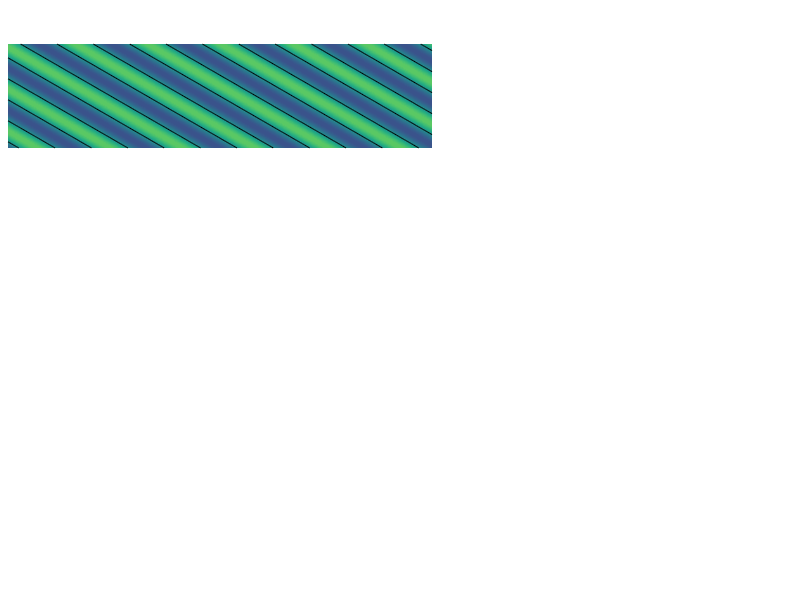

MATLAB code to generate this figure: (Note: this script raises an error after producing the figure.)
clear
close all

c = 343.1;
w = 2*pi*1e3;
k = w/c;

L = 2;
dx = 0.01;
x = (-L:dx:L)';
y = (-1:dx:L-0.5)';

xs = [0,-0.75];
[X,Y] = meshgrid(x,y);

kx = 0.5*k;

nkx = (x-xs(1))./sqrt( ( x-xs(1) ).^2 + xs(2).^2 );
nky = -xs(2)./sqrt( (x-xs(1)).^2 + xs(2).^2 );
[~,ind] = min( (nkx-kx/k).^2 );

x0 = [x(ind) 0];
phi0 = -1i*(k*norm( x0-xs ) + pi/2);

r = sqrt((X-xs(1)).^2+(Y-xs(2)).^2);
Pps = 1/(4*pi)*exp(-1i*k*r-phi0)./r;

phi0pw = 1i*(kx*x0(1) + pi/2);
Ppw = exp(1i*(kx*X+sqrt(k^2-kx^2)*Y)-phi0pw);

Nx = 5e3;
kx0 = 2*pi*(-Nx/2:Nx/2-1)'/(Nx*dx);
Pps_spec = -1i/4*besselh(0,2,-1i*sqrt(kx0.^2-k^2)*abs(xs(2)));

fig = figure('Units','points','Position',[200,200,800,430]);
ftsize = 15;

pos = [0.01 0.34 .53  1 ;
       0.01 -0.165 .53 1 ;
       0.66 0.6  .325 .35;
       0.66 0.1  .325 .35 ];

p1 = axes('Units','normalized','Position',pos(1,:));

ind2 = find((-0.25<y).*(y<0.75));
y1 = y(ind2);
p1_ = pcolor( x,y1, real(Ppw(ind2,:)) );
set(p1_, 'EdgeColor', 'white');

shading interp
axis equal tight
caxis([-1,1]*2e0)
hold on
contour( x, y1, real(Ppw(ind2,:)),1, '-k');
set(gca,'box','off')
color = get(fig,'Color');
set(gca,'XColor',color,'YColor',color,'TickDir','out')
ol = 15*dx;
headWidth = 5*1.5;
headLength = 5*1.5;
ah = annotation('arrow',...
    'headStyle','cback2','HeadLength',headLength,'HeadWidth',headWidth);
set(ah,'parent',gca);
set(ah,'position',[x(1)-ol, 0, x(end)-x(1)+ol*2, 0]);    

ah2 = annotation('arrow',...
    'headStyle','cback2','HeadLength',headLength,'HeadWidth',headWidth);
set(ah2,'parent',gca);
set(ah2,'position',[-1.5, y1(1)-ol, 0, y1(end)-y1(1)+ol*2]);  

xlim([x(1)-ol,x(end)+ol]);
ylim([y1(1)-ol,y1(end)+ol]);


q = 15;

headWidth = 7.5;
headLength = 7.5;
LineLength = 0.7;
for i = rem(ind,q):q:length(x)
        ah = annotation('arrow',...
            'headStyle','cback2','HeadLength',headLength,'HeadWidth',headWidth);
        set(ah,'parent',gca);
        set(ah,'position',[x(i) 0 LineLength*nkx(ind) LineLength*nky(ind)]);
        if ( i == ind )
            set(ah,'color','white');
        end
end

plot(x0(1),x0(2),'.k','MarkerSize',20);

%%
p2 = axes('Units','normalized','Position',pos(2,:));

p2_ = pcolor( x,y, real(Pps) );
set(p2_, 'EdgeColor', 'white');

shading interp
axis equal tight
caxis([-1,1]*1e-1)
hold on
pcolor_ax =(gca);
cRange = caxis;
[C,~]= contour( x, y, real(Pps), [ 0 0 ], '-k');

r_t = sqrt( (X-x0(1)).^2 + (Y-x0(2)).^2 );
Ppw( r_t> 1 ) = nan;
[C2,~]= contour( x, y, real(Ppw), 1,'--k');

ol = 15*dx;
ah = annotation('arrow',...
    'headStyle','cback2','HeadLength',headLength,'HeadWidth',headWidth);
set(ah,'parent',gca);
set(ah,'position',[x(1)-ol, 0, x(end)-x(1)+ol*2, 0]);    

ah2 = annotation('arrow',...
    'headStyle','cback2','HeadLength',headLength,'HeadWidth',headWidth);
set(ah2,'parent',gca);
set(ah2,'position',[-1.5, y(1)-ol, 0, y(end)-y(1)+ol*2]);  

xlim([x(1)-ol,x(end)+ol]);
ylim([y(1)-ol,y(end)+ol]);


q = 15;
%headLength = 5;
%LineLength = 0.7;
for i = rem(ind,q):q:length(x)
        ah = annotation('arrow',...
            'headStyle','cback2','HeadLength',headLength,'HeadWidth',headWidth);
        set(ah,'parent',gca);
        set(ah,'position',[x(i) 0 LineLength*nkx(i) LineLength*nky(i)]);
        if ( i == ind )
            set(ah,'color','white');
        end
end
line([x(1),x(end)],[0,0],'Color','black','LineStyle','-','LineWidth',2)

plot(xs(1),xs(2),'.k','MarkerSize',20)
plot(x0(1),x0(2),'.k','MarkerSize',20)


set(gca,'box','off')
color = get(fig,'Color');

set(gca,'XColor',color,'YColor',color,'TickDir','out');

p3 = axes('Units','normalized','Position',pos(3,:));

p3_ = plot( x, nkx );

xlabel( '$x \rightarrow [\mathrm{m}]$' , 'Interpreter', 'LaTex' , 'FontSize', ftsize );
ylabel( '$k_{x}^P(x,0,0)/k$' , 'Interpreter', 'LaTex' , 'FontSize', ftsize );
set(gca,'FontName','Times New Roman');
grid on

a = get(gca,'XTickLabel');
set(gca,'XTickLabel',a,'fontsize',ftsize-2);
hold on
plot(x(ind),nkx(ind),'ko','MarkerSize',5,'MarkerFaceColor','black')
%
xl = xlim;
yl = ylim;
line([xl(1),x(ind)],[nkx(ind),nkx(ind)],'Color','black','LineStyle','--');
line([x(ind),x(ind)],[yl(1),nkx(ind)],'Color','black','LineStyle','--');

p4 = axes('Units','normalized','Position',pos(4,:));
plot(kx0/k,abs(Pps_spec));
xlabel( '$k_x/k$' , 'Interpreter', 'LaTex' , 'FontSize', ftsize );
ylabel( '$\tilde{P}(k_x,0,0)$' , 'Interpreter', 'LaTex' , 'FontSize', ftsize );
set(gca,'FontName','Times New Roman');
grid on
%  
hold on
Pkx0 = -1i/4*besselh(0,2,-1i*sqrt(kx.^2-k^2)*abs(xs(2)));
plot(kx/k,abs( Pkx0 ), 'ko','MarkerSize',5,'MarkerFaceColor','black')
line([kx/k,kx/k],[0,abs(Pkx0)],'Color','black','LineStyle','--');

xlim(1.2*[-1,1])
a = get(gca,'XTickLabel');
set(gca,'XTickLabel',a,'fontsize',ftsize-2)
 
set(p3,'XTickLabel', a)
set(gcf,'PaperPositionMode','auto');
print( fullfile( '../..','Figures/High_freq_approximations','fourier_stat_point' ) ,'-dpng')